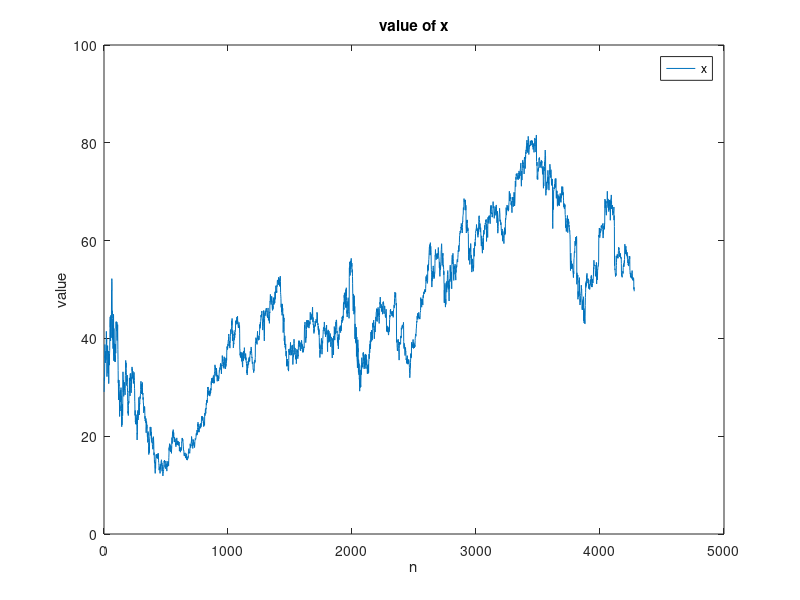
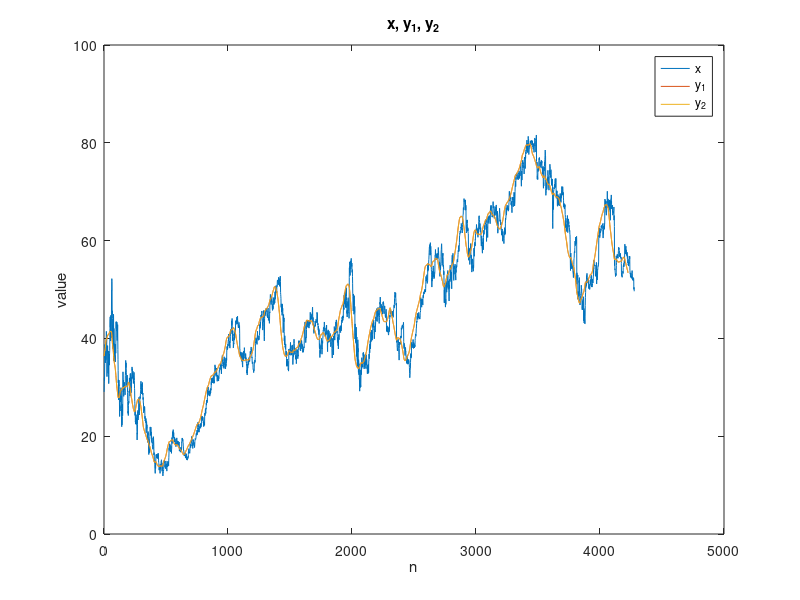

Here is the MATLAB script that generated these plots, in order:
clear all
close all
clc

load qcoms.mat
x = qcoms;
[r, c] = size(x);
y1 = zeros(r - 51, c);
y2 = zeros(r - 51, c);
for i = 51 : r
    y1(i-50) = 1 / 51 * sum(x(i-50 : i));
end
for i = 26 : (r-25)
    y2(i-25) = 1 / 51 * sum(x(i - 25 : i + 25));
end
h = 1 / 51 * ones(51, 1);
y_conv = conv(h, x);
y_check = y_conv(51 : r);

figure(1);
plot(x)
xlabel('n')
ylabel('value')
title('value of x')
legend('x')


figure(2);
plot(x)
hold on
plot(y1)
hold on
plot(y2)
xlabel('n')
ylabel('value')
title('x, y_1, y_2')
legend('x','y_1','y_2')

y1_diff = y_check - y1;
y2_diff = y_check - y2;